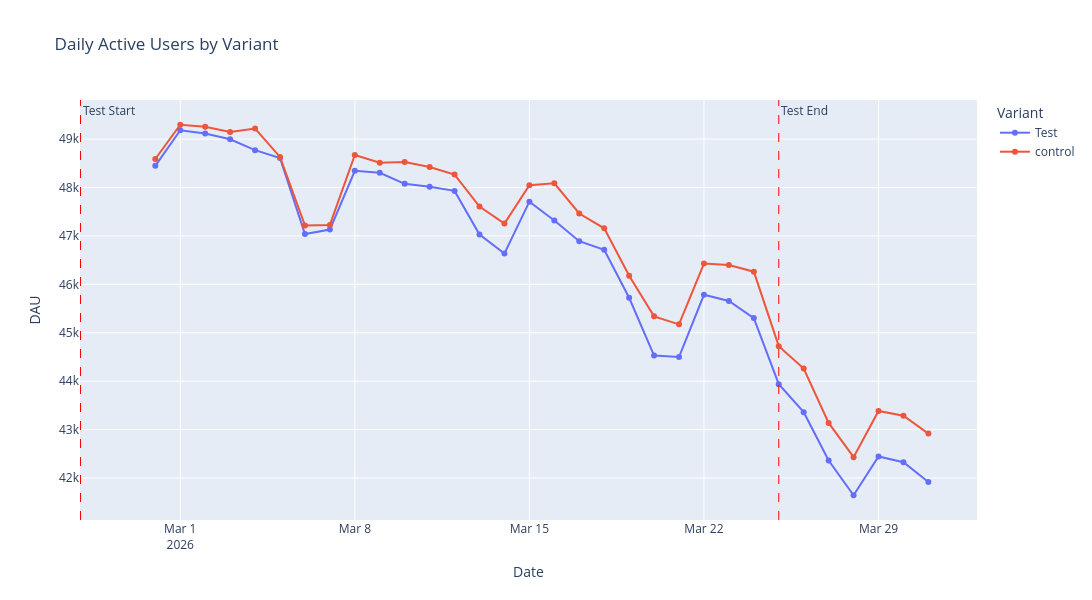

Notebook code for this chart:
### Code cell
import plotly.express as px

fig = px.line(data_metrics_dau, x='dt', y='dau', color='variant', 
              title='Daily Active Users by Variant',
              labels={'dt': 'Date', 'dau': 'DAU', 'variant': 'Variant'},
              markers=True,
              width=1200,
              height=600)

fig.add_vline(
    x=pd.Timestamp('2026-02-25').timestamp() * 1000, 
    line_dash='dash', 
    line_color='red', 
    line_width=1,
    annotation_text='Test Start', 
    annotation_position='top right')

fig.add_vline(
    x=pd.Timestamp('2026-03-25').timestamp() * 1000, 
    line_dash='dash', 
    line_color='red', 
    line_width=1,
    annotation_text='Test End', 
    annotation_position='top right')

fig.show()

### Figure 1 — Plotly figure (JSON) as saved in the notebook; plotly's stock layout.template omitted (floating-point values rounded to 4 significant figures)
{"data": [{"hovertemplate": "Variant=Test<br>Date=%{x}<br>DAU=%{y}<extra></extra>", "legendgroup": "Test", "line": {"color": "#636efa", "dash": "solid"}, "marker": {"symbol": "circle"}, "mode": "lines+markers", "name": "Test", "orientation": "v", "showlegend": true, "type": "scatter", "x": ["2026-02-28", "2026-03-01", "2026-03-02", "2026-03-03", "2026-03-04", "2026-03-05", "2026-03-06", "2026-03-07", "2026-03-08", "2026-03-09", "2026-03-10", "2026-03-11", "2026-03-12", "2026-03-13", "2026-03-14", "2026-03-15", "2026-03-16", "2026-03-17", "2026-03-18", "2026-03-19", "2026-03-20", "2026-03-21", "2026-03-22", "2026-03-23", "2026-03-24", "2026-03-25", "2026-03-26", "2026-03-27", "2026-03-28", "2026-03-29", "2026-03-30", "2026-03-31"], "xaxis": "x", "y": [48447, 49182, 49114, 48997, 48771, 48609, 47038, 47131, 48344, 48304, 48076, 48013, 47930, 47029, 46638, 47707, 47318, 46890, 46712, 45722, 44529, 44497, 45784, 45657, 45302, 43938, 43359, 42360, 41643, 42445, 42324, 41915], "yaxis": "y"}, {"hovertemplate": "Variant=control<br>Date=%{x}<br>DAU=%{y}<extra></extra>", "legendgroup": "control", "line": {"color": "#EF553B", "dash": "solid"}, "marker": {"symbol": "circle"}, "mode": "lines+markers", "name": "control", "orientation": "v", "showlegend": true, "type": "scatter", "x": ["2026-02-28", "2026-03-01", "2026-03-02", "2026-03-03", "2026-03-04", "2026-03-05", "2026-03-06", "2026-03-07", "2026-03-08", "2026-03-09", "2026-03-10", "2026-03-11", "2026-03-12", "2026-03-13", "2026-03-14", "2026-03-15", "2026-03-16", "2026-03-17", "2026-03-18", "2026-03-19", "2026-03-20", "2026-03-21", "2026-03-22", "2026-03-23", "2026-03-24", "2026-03-25", "2026-03-26", "2026-03-27", "2026-03-28", "2026-03-29", "2026-03-30", "2026-03-31"], "xaxis": "x", "y": [48588, 49296, 49256, 49146, 49218, 48631, 47217, 47226, 48672, 48510, 48525, 48425, 48267, 47605, 47255, 48046, 48086, 47463, 47157, 46177, 45338, 45173, 46428, 46397, 46261, 44722, 44261, 43137, 42430, 43384, 43286, 42917], "yaxis": "y"}], "layout": {"annotations": [{"showarrow": false, "text": "Test Start", "x": 1771977600000, "xanchor": "left", "xref": "x", "y": 1, "yanchor": "top", "yref": "y domain"}, {"showarrow": false, "text": "Test End", "x": 1774396800000, "xanchor": "left", "xref": "x", "y": 1, "yanchor": "top", "yref": "y domain"}], "height": 600, "legend": {"title": {"text": "Variant"}, "tracegroupgap": 0}, "shapes": [{"line": {"color": "red", "dash": "dash", "width": 1}, "type": "line", "x0": 1771977600000, "x1": 1771977600000, "xref": "x", "y0": 0, "y1": 1, "yref": "y domain"}, {"line": {"color": "red", "dash": "dash", "width": 1}, "type": "line", "x0": 1774396800000, "x1": 1774396800000, "xref": "x", "y0": 0, "y1": 1, "yref": "y domain"}], "title": {"text": "Daily Active Users by Variant"}, "width": 1200, "xaxis": {"anchor": "y", "domain": [0, 1], "title": {"text": "Date"}}, "yaxis": {"anchor": "x", "domain": [0, 1], "title": {"text": "DAU"}}}}
